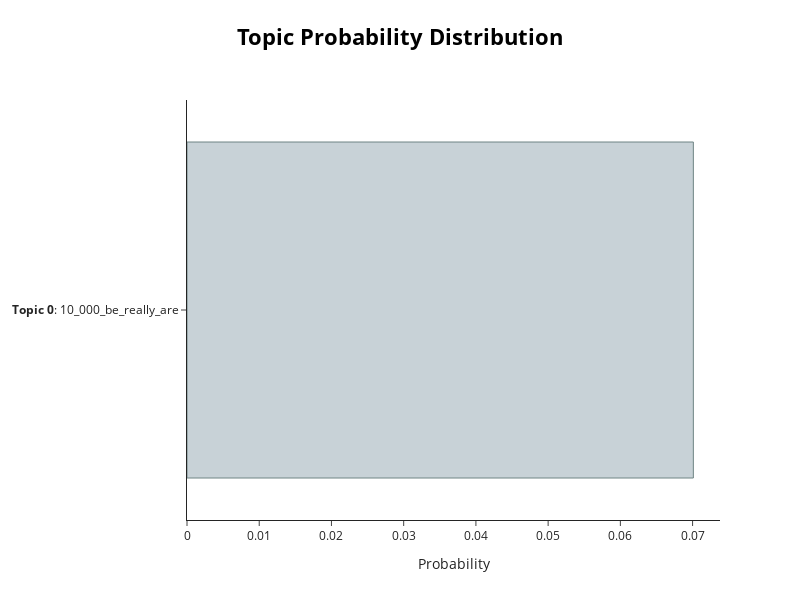

The cell this chart's notebook holds for it:
### Code cell
# Visualize the topic probabilities for the tuned model
fig_probs_tuned = topic_model_tuned.visualize_distribution(probs_tuned[0])
fig_probs_tuned.show()

### Figure 1 — Plotly figure (JSON) as saved in the notebook; plotly's stock layout.template omitted (floating-point values rounded to 4 significant figures)
{"data": [{"marker": {"color": "#C8D2D7", "line": {"color": "#6E8484", "width": 1}}, "orientation": "h", "type": "bar", "x": [0.07011], "y": ["<b>Topic 0</b>: 10_000_be_really_are"]}], "layout": {"height": 600, "hoverlabel": {"bgcolor": "white", "font": {"family": "Rockwell", "size": 16}}, "title": {"font": {"color": "Black", "size": 22}, "text": "<b>Topic Probability Distribution</b>", "x": 0.5, "xanchor": "center", "y": 0.95, "yanchor": "top"}, "width": 800, "xaxis": {"title": {"text": "Probability"}}}}
